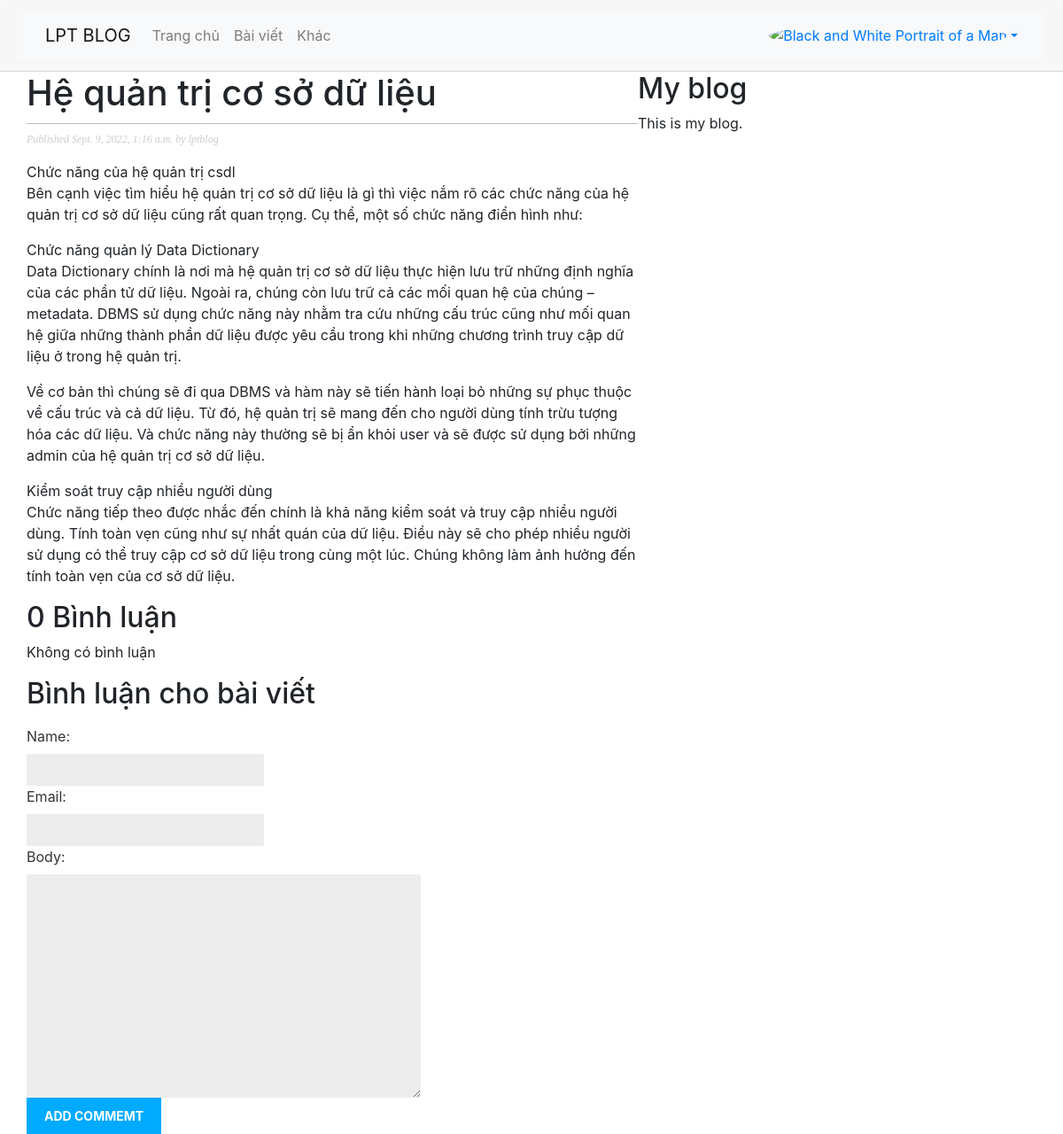
/lptblog/2022/9/9/he-quan-tri-co-so-du-lieu/, run on the app's committed database.
### lptblog/models.py (models this page shows, shortened)
class Post(models.Model):
    STATUS_CHOICES = ( ('draft','Draft'),('published','Published'), )
    title = models.CharField(max_length=255)
    slug = models.SlugField(max_length=255, unique_for_date='publish', allow_unicode=True)
    author = models.ForeignKey(User, on_delete=models.CASCADE, related_name='blog_posts')
    body = models.TextField()
    publish = models.DateTimeField(default=timezone.now)
    created = models.DateTimeField(auto_now_add=True)
    updated = models.DateTimeField(auto_now=True)
    status = models.CharField(max_length=10, choices=STATUS_CHOICES, default='draft')
    objects = models.Manager()
    published = PublishedManager()
    class Meta:
        ordering = ('-publish',)

### lptblog/views.py (the view)
def post_detail(request, year, month, day, post):
    post = get_object_or_404(
                Post,
                slug=post,
                status='published',
                publish__year = year,
                publish__month = month,
                publish__day = day)
    comments = post.comments.filter(active=True)
    new_comment = None
    if request.method == 'POST':
        comment_form = CommentForm(data=request.POST)
        if comment_form.is_valid():
            new_comment = comment_form.save(commit=False)
            new_comment.post = post
            new_comment.save()
    else:
        comment_form = CommentForm()
    return render(request, 'lptblog/post/detail.html',
                            {'post':post,
                            'comments':comments,
                            'new_comment': new_comment,
                            'comment_form': comment_form})

### lptblog/forms.py
class CommentForm(forms.ModelForm):
    class Meta:
        model = Comment
        fields = ('name','email','body')

### lptblog/templates/lptblog/post/detail.html (shortened to what this page needs)
{% extends 'lptblog/base.html' %}
{% block content %}
    <h1>{{ post.title }}</h1>
    <p class="date">
        Published {{ post.publish }} by {{ post.author }}
    </p>
    {{ post.body|linebreaks }}
    {% with comments.count as total_comments %}
        <h2>
            {{ total_comments }} Bình luận
        </h2>
    {% endwith %}
    {% for comment in comments %}
        <div class="comment">
            <p class="info">
                Bình luận {{ forloop.counter }} bởi {{ comment.name }} {{ comment.created }}
            </p>
            {{ comment.body|linebreaks }}
        </div>
    {% empty %}
        <p>Không có bình luận</p>
    {% endfor %}
    {% if new_comment %}
        <h2>Đã thêm bình luận mới</h2>
    {% else %}
        <h2>Bình luận cho bài viết</h2>
        <form method="POST">
            {{ comment_form.as_p }}
            <p>
                <input type="submit" value="Add Commemt">
            </p>
        </form>
    {% endif %}
{% endblock %}

### lptblog/static/css/blog.css (style rules this page uses)
body { margin:0; padding:0; font-family:helvetica, sans-serif; }
h1 { font-weight:normal; border-bottom:1px solid #bbb; padding:0 0 10px 0; }
h2 { font-weight:normal; margin:30px 0 0; }
p.date { color:#ccc; font-family: georgia, serif; font-size: 12px; font-style: italic; }
label { float:left; clear:both; color:#333; margin-bottom:4px; }
input, textarea { clear:both; float:left; margin:0 0 10px; background:#ededed; border:0; padding:6px 10px; font-size:12px; }
input[type=submit] { font-weight:bold; background:#00abff; color:#fff; padding:10px 20px; font-size:14px; text-transform:uppercase; }

### data on the page
Post: title "Hệ quản trị cơ sở dữ liệu", publish "Sept. 9, 2022, 1:16 a.m.", author "lptblog", body "Chức năng của hệ quản trị csdl Bên cạnh việc tìm hiểu hệ quản trị cơ sở dữ liệu là gì thì việc nắm rõ các chức năng của hệ quản trị cơ sở dữ liệu cũng rất quan trọng. Cụ thể, một số chức năng điển hình như: Chức năng quản lý Data Dictionary Data Dictionary chính là nơi mà hệ quản trị cơ sở dữ liệu thực hiện lưu trữ những định nghĩa của các phần tử dữ liệu. Ngoài ra, chúng còn lưu trữ cả các mối quan hệ của chúng – metadata. DBMS sử dụng chức năng này nhằm tra cứu những cấu trúc cũng như mối quan hệ giữa những thành phần dữ liệu được yêu cầu trong khi những chương trình truy cập dữ liệu ở trong hệ quản trị. Về cơ bản thì chúng sẽ đi qua DBMS và hàm này sẽ tiến hành loại bỏ những sự phục…"

### other printed values
{{ total_comments }} "0"
